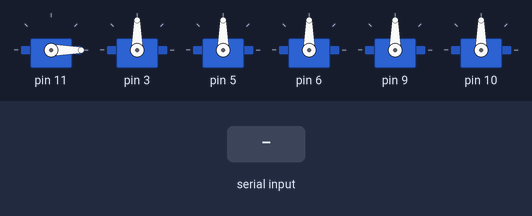
Recording of a sketch running on a simulated Arduino Uno, built with avr-gcc and run on an emulated ATmega328P. Shown: 6 × servo. The inputs (shaded band) are chosen by the test bench.

Above: at 1.2 s.
1.3 s: "90,45," received over Serial
At 1.7 s:
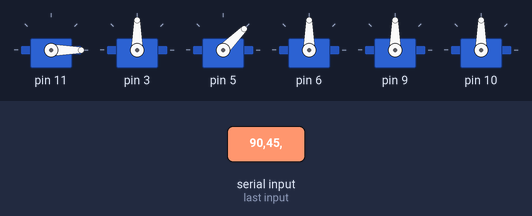
4.3 s: "30,150," received over Serial
At 5.1 s:
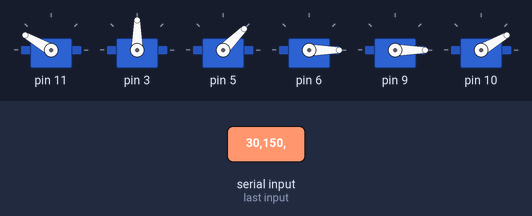
7.3 s: "90," received over Serial
At 8.5 s:
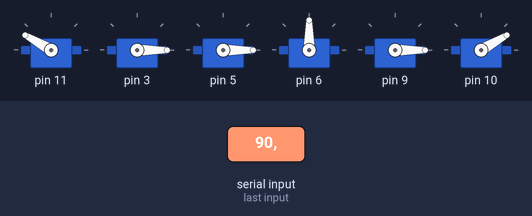
10.3 s: "200," received over Serial
At 10.9 s:
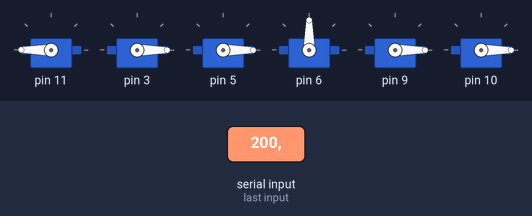
11.8 s: "90,45," received over Serial
At 12.1 s:
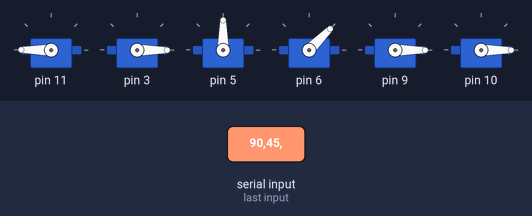
13.3 s: "30,150," received over Serial
At 13.7 s:
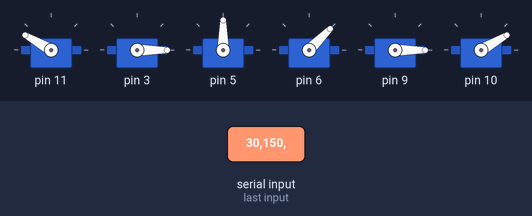
Timing chart, 0 to 20.8 s (numbered marks = the images above; inputs shaded):
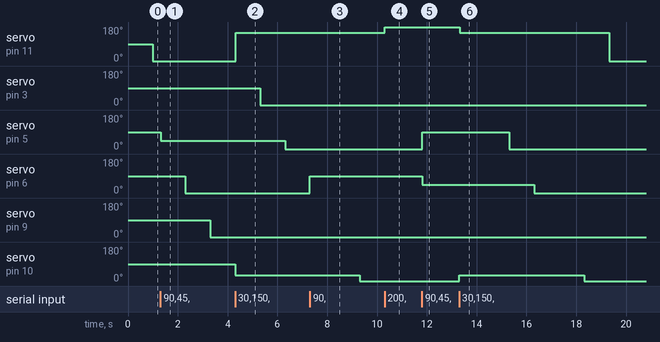

The sketch:

StewartArduino.ino
```cpp
#include <Servo.h>

Servo servos[6];

void setup()
{
  servos[0].attach(11);
  servos[1].attach(3);
  servos[2].attach(5);
  servos[3].attach(6);
  servos[4].attach(9);
  servos[5].attach(10);
  Serial.begin(9600); // open a serial connection to your computer
}

void loop()
{
  // set the servo position
  for(int i = 0; i < 6; i++)
  {
    String input = Serial.readStringUntil(',');
    int angle = input.toInt();
    servos[i].write(angle);
  }

  // wait for the servo to get there
  delay(15);
}
```

Measured:
- after the input at 1.3 s, servo on pin 3: stays 90° (without the input it goes to 0° after 0.70 s); servo on pin 5: 90° → 45° at once; servo on pin 6: 90° → 0° after 1.0 s instead of 2.7 s; servo on pin 9: 90° → 0° after 2.0 s
- after the input at 4.3 s, servo on pin 11: 0° → 150° at once; servo on pin 3: 90° → 0° after 1.0 s instead of 2.0 s; servo on pin 5: 45° → 0° after 2.0 s; servo on pin 10: 90° → 30° at once
- after the input at 7.3 s, servo on pin 6: 0° → 90° at once
- after the input at 10.3 s, servo on pin 11: 150° → 180° at once
- after the input at 11.8 s, servo on pin 5: 0° → 90° at once; servo on pin 6: 90° → 45° at once
- after the input at 13.3 s, servo on pin 11: 180° → 150° at once, → 0° 6.0 s later; servo on pin 5: 90° → 0° after 2.0 s instead of 3.5 s; servo on pin 6: 45° → 0° after 3.0 s instead of 4.5 s; servo on pin 10: 0° → 30° at once, → 0° 5.0 s later
